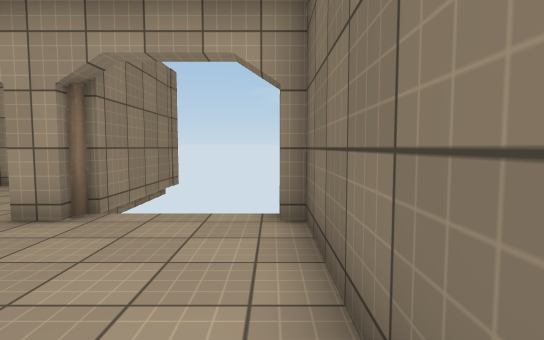
view 1 (above)

12 first-person views from a walk through a 3-D level made in the Unity game engine. The camera is 1.3 m above the floor, tilts 4° down and sees 80° across. Doors are open. The floor is counted in squares, 1.2 m on a side. Each view is taken from the middle of a square. On the plan, view 1 faces up. The plan holds only what a view shows up to about 13 squares ahead; the rest is blank. The player character is not drawn. Surface patterns are stand-ins for the level's own textures.

view 2
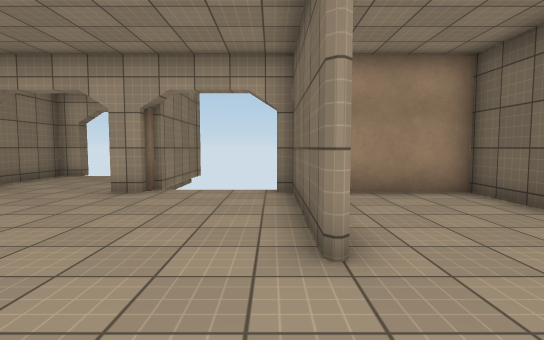

view 3
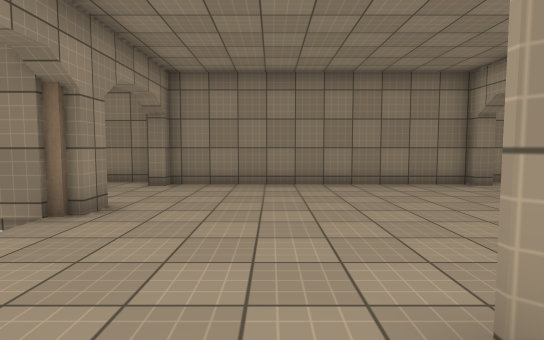

view 4
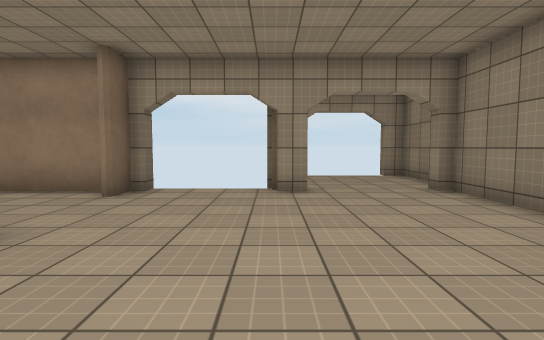

view 5
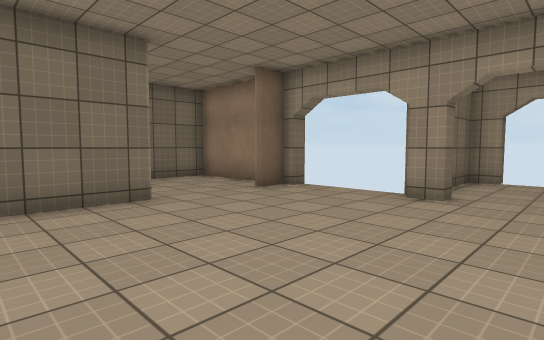

view 6
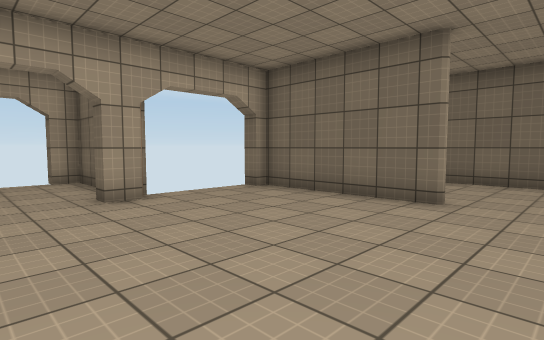

view 7
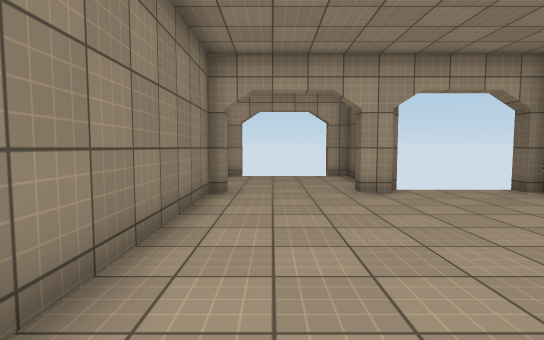

view 8
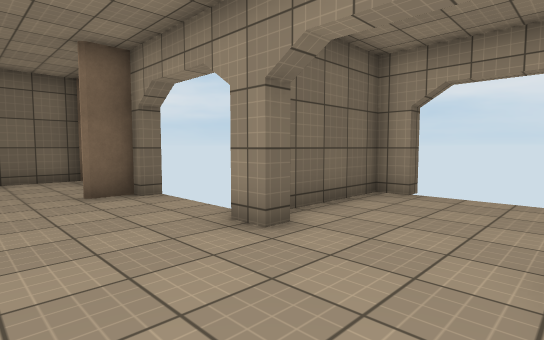

view 9
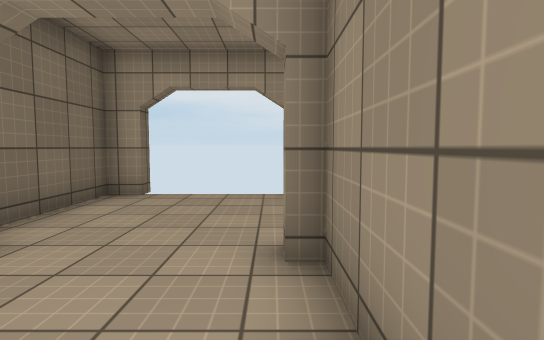

view 10
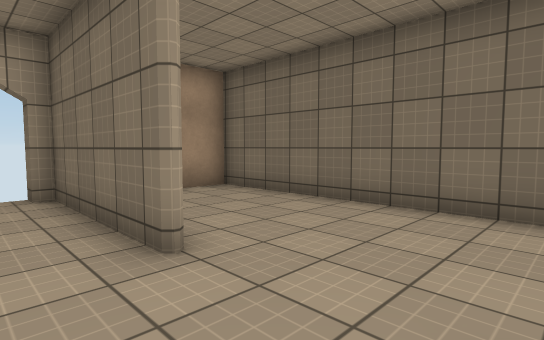

view 11
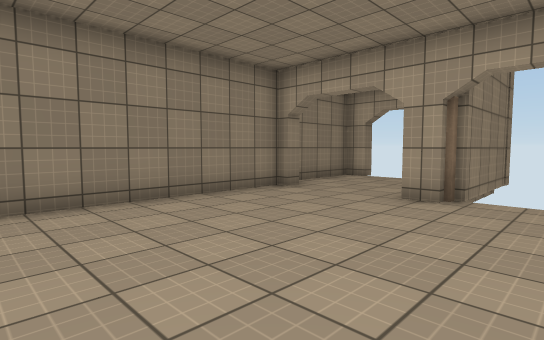

view 12
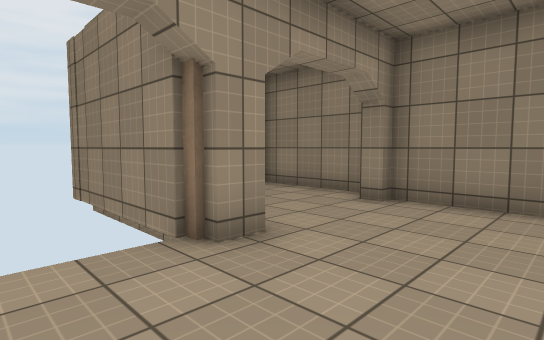

### Floor plan
Points are (right, up) in squares from view 1. A wall is a line through its corners. A room is listed if a view was taken in it or the views show most of it. See-through windows are left out.
Room 1 (views 1, 2, 3, 4, 5, 6, 7, 8, 9, 10, 11, 12)
walls: (0.5, 0) (0.5, 4.7) (0.1, 4.7); (-3.9, -4) (-2.9, -4); (0.1, -4) (0.5, -4) (0.5, -3); (-3, 4.7) (-3.9, 4.7); (1.1, -4) (4.8, -4) (4.8, 4.7) (1.9, 4.7); (-7.1, 4.7) (-7.5, 4.7) (-7.5, -4) (-7.1, -4)
ways out: open door at (-3.5, -4) to room 2; open door at (-3.5, 5) to room 3
Room 2 (no view inside)
walls: (-4, -8.9) (-4, -8.3) (-3.3, -8.3) (-3.3, -5.1); (-8, -4.8) (-8, -8.3) (-7.3, -8.3)
ways out: open door at (-3.5, -4) to room 1; open door at (-5.7, -8.6)
Room 3 (no view inside)
walls: (-7.1, 9.1) (-8, 9.1) (-8, 5.8); (-3.3, 7.5) (-3.3, 9.1) (-3.9, 9.1)
ways out: open door at (-3.5, 5) to room 1; open door at (-5.3, 9.4)

Where each view was taken, in squares from view 1:
view 1: 0 up, 0 right, facing up
view 2: 3 down, 0 right, facing up
view 3: 1 down, 2 right, facing left
view 4: 4 up, 3 left, facing down
view 5: 3 up, 6 left, facing down-right
view 6: 2 down, 6 left, facing up-right
view 7: 3 down, 6 left, facing up
view 8: 1 down, 7 left, facing down-right
view 9: 1 down, 7 left, facing down
view 10: 3 down, 1 left, facing up-right
view 11: 2 down, 1 left, facing up-left
view 12: 1 down, 1 left, facing down-left
